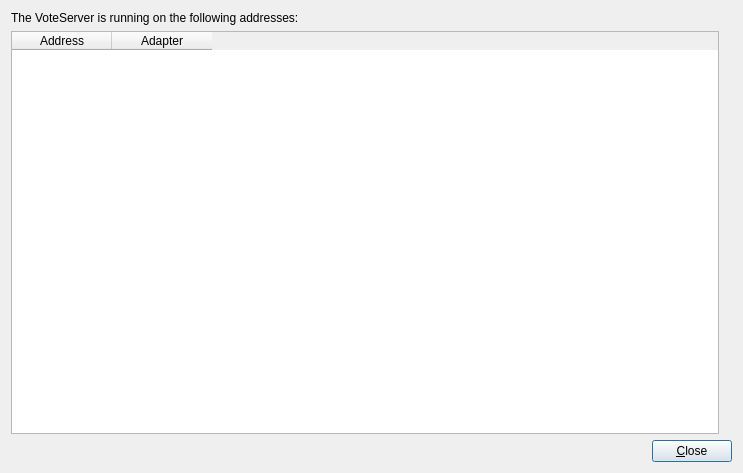
<?xml version="1.0" encoding="UTF-8"?>
<ui version="4.0">
 <class>DlgLvsStatus</class>
 <widget class="QDialog" name="DlgLvsStatus">
  <property name="geometry">
   <rect>
    <x>0</x>
    <y>0</y>
    <width>743</width>
    <height>473</height>
   </rect>
  </property>
  <property name="windowTitle">
   <string>Dialog</string>
  </property>
  <layout class="QVBoxLayout" name="verticalLayout">
   <item>
    <widget class="QLabel" name="label_1">
     <property name="text">
      <string>The VoteServer is running on the following addresses:</string>
     </property>
    </widget>
   </item>
   <item>
    <layout class="QHBoxLayout" name="horizontalLayout_2">
     <item>
      <widget class="QTableWidget" name="twAddresses">
       <property name="editTriggers">
        <set>QAbstractItemView::NoEditTriggers</set>
       </property>
       <property name="selectionMode">
        <enum>QAbstractItemView::SingleSelection</enum>
       </property>
       <property name="horizontalScrollMode">
        <enum>QAbstractItemView::ScrollPerPixel</enum>
       </property>
       <attribute name="verticalHeaderVisible">
        <bool>false</bool>
       </attribute>
       <column>
        <property name="text">
         <string>Address</string>
        </property>
       </column>
       <column>
        <property name="text">
         <string>Adapter</string>
        </property>
       </column>
      </widget>
     </item>
     <item>
      <widget class="QLabel" name="lblQrCode">
       <property name="text">
        <string notr="true"/>
       </property>
      </widget>
     </item>
    </layout>
   </item>
   <item>
    <layout class="QHBoxLayout" name="horizontalLayout">
     <item>
      <spacer name="horizontalSpacer">
       <property name="orientation">
        <enum>Qt::Horizontal</enum>
       </property>
       <property name="sizeHint" stdset="0">
        <size>
         <width>40</width>
         <height>20</height>
        </size>
       </property>
      </spacer>
     </item>
     <item>
      <widget class="QPushButton" name="btnClose">
       <property name="text">
        <string>&amp;Close</string>
       </property>
      </widget>
     </item>
    </layout>
   </item>
  </layout>
 </widget>
 <resources/>
 <connections/>
</ui>
